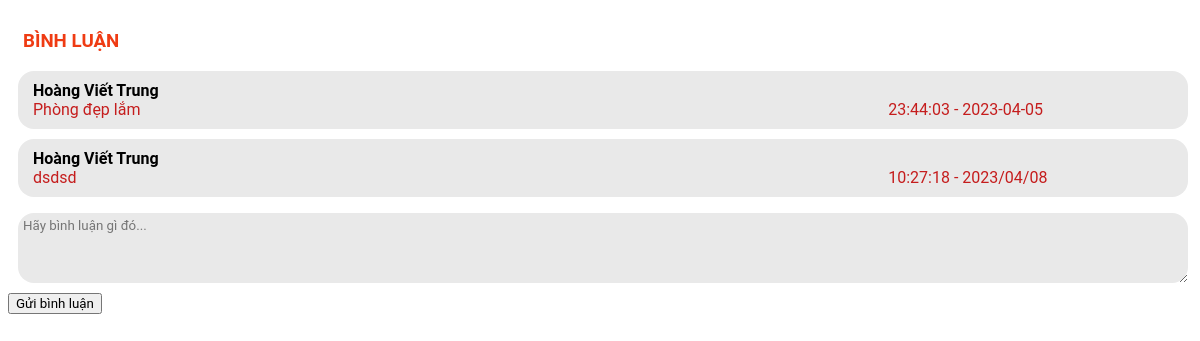
Page /Comment/commentForm.php?ma_lp=5 on the committed database.
### tables this page shows
CREATE TABLE `binhluan` (
  `ma_bl` int(10) NOT NULL,
  `noi_dung` varchar(255) NOT NULL,
  `thoi_gian` varchar(50) NOT NULL,
  `ma_tk` int(10) NOT NULL,
  `ma_phong` int(10) NOT NULL
);

CREATE TABLE `taikhoan` (
  `ma_tk` int(10) NOT NULL,
  `ten_tk` varchar(255) NOT NULL,
  `ho_ten` varchar(255) NOT NULL,
  `email` varchar(255) NOT NULL,
  `pass` varchar(255) NOT NULL,
  `phone` int(10) NOT NULL,
  `dia_chi` varchar(255) DEFAULT NULL,
  `avatar` varchar(255) DEFAULT NULL,
  `vai_tro` tinyint(4) NOT NULL DEFAULT 0,
  `ma_km` int(10) DEFAULT NULL
);

### Models/pdo.php (called while the page is built, shortened)
<?php
function pdo_get_connection()
{
    $dburl = "mysql:host=localhost;dbname=duan1;charset=utf8";
    $username = 'root';
    $password = '';
    $conn = new PDO($dburl, $username, $password);
    $conn->setAttribute(PDO::ATTR_ERRMODE, PDO::ERRMODE_EXCEPTION);
    return $conn;
}
function pdo_query($sql)
{
    $sql_args = array_slice(func_get_args(), 1);
    try {
        $conn = pdo_get_connection();
        $stmt = $conn->prepare($sql);
        $stmt->execute($sql_args);
        $rows = $stmt->fetchAll();
        return $rows;
    } catch (PDOException $e) {
        throw $e;
    } finally {
        unset($conn);
    }
}
function pdo_query_one($sql)
{
    $sql_args = array_slice(func_get_args(), 1);
    try {
        $conn = pdo_get_connection();
        $stmt = $conn->prepare($sql);
        $stmt->execute($sql_args);
        $row = $stmt->fetch(PDO::FETCH_ASSOC);
        return $row;
    } catch (PDOException $e) {
        throw $e;
    } finally {
        unset($conn);
    }
}

### Models/Binhluan.php (called while the page is built, shortened)
<?php
function selectList_comments($id)
{
    $sql = "SELECT * FROM binhluan WHERE ma_phong='$id' order by ma_bl";
    $listComment = pdo_query($sql);
    return $listComment;
}
?>

### Models/accounts.php (called while the page is built, shortened)
<?php
function getOneAccount($id) {
    $sql = "SELECT * FROM taikhoan WHERE ma_tk = '$id'";
    $user = pdo_query_one($sql);
    return $user;
}

### Comment/commentForm.php (the view, shortened to what this page needs)
<?php
include '../Models/pdo.php';
include '../Models/Binhluan.php';
include '../Models/accounts.php';
$ma_lp = $_REQUEST['ma_lp'];
$list_bl = selectList_comments($ma_lp);
?>
<!DOCTYPE html>
<html lang="en">
<head>
    <link rel="stylesheet" href="../Css/detail.css">
</head>
<body>
    <div class="main-comment">
        <h3 class="main-comment__title">BÌNH LUẬN</h3>
        <div class="binhluan">
            <ul class="comments-list__menu">
                <?php
                foreach ($list_bl as $bl) {
                    extract($bl); ?>
                    <?php
                        $user = getOneAccount($ma_tk);
                        extract($user);
                    ?>
                    <li class="list-comment">
                        <ul>
                            <li><h4 class="comment-name"><?= $ho_ten ?></h4></li>
                            <li>
                                <div class="row-in-comment">
                                    <p><?= $noi_dung ?></p>
                                    <p><?= $thoi_gian ?></p>
                                </div>
                            </li>
                        </ul>
                    </li>
                <?php }
                ?>
            </ul>
        </div>
        <div>
            <form action="<?= $_SERVER['PHP_SELF'] ?>" method="post">
                <textarea class="list-comment" cols="102" rows="4" placeholder="Hãy bình luận gì đó..." name="mess"></textarea>
                <input type="submit" class="btn" value="Gửi bình luận" name="btnComment">
            </form>
        </div>
    </div>
</body>
</html>

### Css/detail.css (style rules this page uses)
* { font-family: roboto; }
ul, li, a { text-decoration: none; list-style: none; }
textarea { outline: none; border: none; width: 100%; display: block; }
.main-comment { margin-top: 30px; }
.comments-list__menu { padding: 0; }
.list-comment { width: 98%; background-color: #e9e9e9; list-style: none; margin: 10px; padding: 5px; border-radius: 16px; }
.list-comment ul { list-style: none; padding: 5px 10px; }
.row-in-comment { display: grid; grid-template-columns: 3fr 1fr; justify-content: space-between; }
.row-in-comment p { font-size: 16px; color: #c51d1d; margin: 0; }
.comment-name { margin: 0; }
.main-comment__title { margin-left: 15px; color: #ef3b13; font-weight: 600; }

### rows in the picture
binhluan: ma_tk.ho_ten "Hoàng Viết Trung", noi_dung "Phòng đẹp lắm", thoi_gian "23:44:03 - 2023-04-05"
binhluan: ma_tk.ho_ten "Hoàng Viết Trung", noi_dung "dsdsd", thoi_gian "10:27:18 - 2023/04/08"
